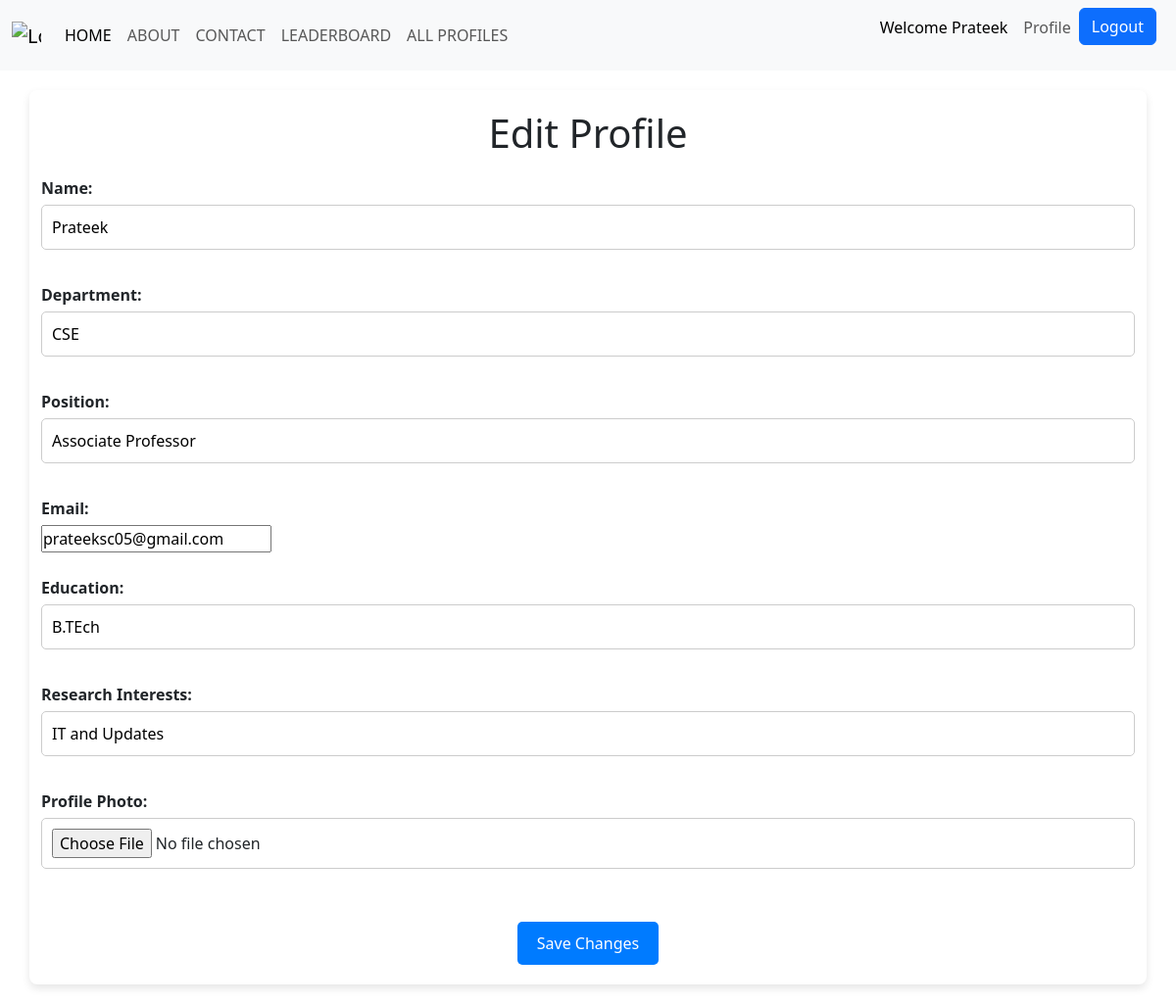
Screenshot of /edit_profile/ (signed in) with the database file from the repository.
### RPMS/models.py (models this page shows, shortened)
class UserProfile(models.Model):
    user = models.OneToOneField(User, on_delete=models.CASCADE)
    name = models.CharField(max_length=100, default=True)
    department = models.CharField(max_length=100, default=True)
    position = models.CharField(max_length=100, default=True)
    education = models.CharField(max_length=100, default=True)
    email = models.EmailField(unique=True, default=True)
    research_interests = models.CharField(max_length=255, default=True)
    profile_photo = models.ImageField(upload_to='profile_photo/', blank=True, null=True)
    points = models.IntegerField(default=0)

### RPMS/views.py (the view)
# urls.py: path('edit_profile/', views.edit_profile, name='edit_profile'),
@login_required(login_url='loginuser')
def edit_profile(request):
    user = request.user
    profile = UserProfile.objects.get(user=user)
    if request.method == 'POST':
        form = UserProfileForm(request.POST, instance=profile)
        if form.is_valid():
            for field in form.cleaned_data:
                setattr(profile, field, form.cleaned_data[field])
            profile.save()
            return redirect('profile')  # Redirect back to profile page
    else:
        form = UserProfileForm(instance=profile)
    return render(request, 'RPMS/edit_profile.html', {'form': form})

### RPMS/forms.py
class UserProfileForm(forms.ModelForm):
    class Meta:
        model = UserProfile
        fields = ['name', 'department', 'position', 'education', 'research_interests', 'profile_photo', 'email']

### RPMS/templates/RPMS/edit_profile.html (shortened to what this page needs)
<!DOCTYPE html>
<html lang="en">
<head>
    <link rel="stylesheet" href="https://cdnjs.cloudflare.com/ajax/libs/font-awesome/5.15.4/css/all.min.css">
</head>
<body>
    {% include 'RPMS/Navbar.html' %}
    <div class="container">
        <h1>Edit Profile</h1>
        <form method="POST">
            <label for="id_name">Name:</label>
            <input type="text" id="id_name" name="name" value="{{ form.instance.name }}"><br><br>
            <label for="id_department">Department:</label>
            <input type="text" id="id_department" name="department" value="{{ form.instance.department }}"><br><br>
            <label for="id_position">Position:</label>
            <input type="text" id="id_position" name="position" value="{{ form.instance.position }}"><br><br>
            <label for="id_email">Email:</label>
            <input type="email" id="id_email" name="email" value="{{ form.instance.email }}"><br><br>
            <label for="id_education">Education:</label>
            <input type="text" id="id_education" name="education" value="{{ form.instance.education }}"><br><br>
            <label for="id_research_interests">Research Interests:</label>
            <input type="text" id="id_research_interests" name="research_interests" value="{{ form.instance.research_interests }}"><br><br>
            <label for="id_profile_photo">Profile Photo:</label>
            <input type="file" id="id_profile_photo" name="profile_photo" value="{{ form.instance.profile_photo }}"><br><br>
            <button type="submit">Save Changes</button>
        </form>
    </div>
</body>
</html>

### RPMS/templates/RPMS/navbar.html (shortened to what this page needs)
<!DOCTYPE html>
<html lang="en">
<head>
    <link href="https://cdn.jsdelivr.net/npm/bootstrap@5.3.2/dist/css/bootstrap.min.css" rel="stylesheet"
>
</head>
<body>
    <nav class="navbar navbar-expand-lg bg-body-tertiary">
        <div class="container-fluid">
            <a class="navbar-brand" href="#">
                <img src="https://i.ibb.co/0yHxBzx/logo.png" alt="Logo" width="30" height="24"
                    class="d-inline-block align-text-top"></a>
            <div class="collapse navbar-collapse" id="navbarSupportedContent">
                <ul class="navbar-nav me-auto mb-2 mb-lg-0">
                    <li class="nav-item">
                        <a class="nav-link active" aria-current="page" href="/">HOME</a>
                    </li>
                    <li class="nav-item">
                        <a class="nav-link" href="/aboutus">ABOUT</a>
                    </li>
                    <li class="nav-item">
                        <a class="nav-link" href="/contact">CONTACT</a>
                    </li>
                    <li class="nav-item">
                        <a class="nav-link" href="/leaderboard">LEADERBOARD</a>
                    </li>
                    <li class="nav-item">
                        <a class="nav-link" href="/allprofiles">ALL PROFILES</a>
                    </li>
                </ul>
                {% if user.is_authenticated %}
                <ul class="navbar-nav me-2 mb-2 mb-lg-0">
                    <li class="nav-item">
                        <p class="nav-link" style="color: black;">Welcome {{ user.username }}</p>
                    </li>
                    <li class="nav-item">
                        <a class="nav-link" href="{% url 'profile' %}">Profile</a>
                    </li>
                    <li class="nav-item">
                        <a class="btn btn-primary" href="{% url 'logoutuser' %}">Logout</a>
                    </li>
                </ul>
                {% endif %}
            </div>
        </div>
    </nav>
</body>
</html>

### RPMS/templates/RPMS/edit_profile.html (style rules this page uses)
* { box-sizing: border-box; margin: 0; padding: 0; }
body { font-family: 'Arial', sans-serif; background-color: #f7f7f7; }
.container { max-width: 600px; margin: 20px auto; background-color: #fff; border-radius: 8px; box-shadow: 0 4px 8px rgba(0, 0, 0, 0.1); padding: 20px; overflow: hidden; animation: fadeIn 0.5s ease; }
.container h1 { text-align: center; margin-bottom: 20px; }
form label { display: block; margin-bottom: 5px; font-weight: bold; }
form input[type="text"], form input[type="file"] { width: 100%; padding: 10px; margin-bottom: 10px; border: 1px solid #ccc; border-radius: 5px; box-sizing: border-box; }
form button { background-color: #007bff; color: #fff; border: none; padding: 10px 20px; border-radius: 5px; cursor: pointer; display: block; margin-top: 20px; margin-left: auto; margin-right: auto; transition: background-color 0.3s ease; }

### rows the page displays
UserProfile: name "Prateek", department "CSE", position "Associate Professor", email "prateeksc05@gmail.com", education "B.TEch", research_interests "IT and Updates"

### other values shown
{{ user.username }} "Prateek"
